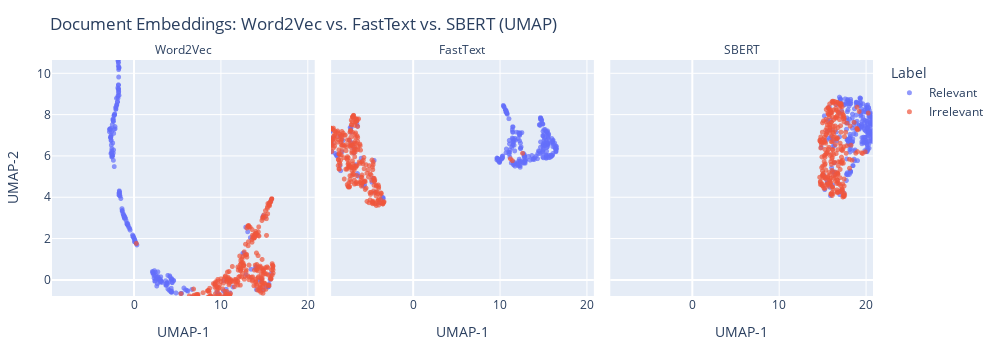

Notebook cell for this chart:
### Markdown cell above
**UMAP Scatterplot (Faceted)**

### Code cell
# Axis scaling for comparability
x_min, x_max = df_plot["x"].quantile([0.01, 0.99])
y_min, y_max = df_plot["y"].quantile([0.01, 0.99])

fig = px.scatter(
    df_plot,
    x="x", y="y",
    color="Label",
    facet_col="Model",
    opacity=0.7,
    title="Document Embeddings: Word2Vec vs. FastText vs. SBERT (UMAP)",
    labels={"x": "UMAP-1", "y": "UMAP-2"},
    width=1000, height=350
)
fig.for_each_annotation(lambda a: a.update(text=a.text.split("=")[-1]))
fig.update_traces(marker=dict(size=5))
fig.update_xaxes(range=[x_min, x_max])
fig.update_yaxes(range=[y_min, y_max])
fig.update_layout(margin=dict(l=20, r=20, t=60, b=20), legend_title="Label")

fig.write_html(BASE_DIR / "reports/embeddings_umap_comparison.html", include_plotlyjs="cdn")
display(fig)

### Figure 1 — Plotly figure (JSON) as saved in the notebook; plotly's stock layout.template omitted (floating-point values rounded to 4 significant figures; data arrays with more than 128 entries replaced by an {"elided": "..."} marker saying what was removed)
{"data": [{"hovertemplate": "Label=Relevant<br>Model=Word2Vec<br>UMAP-1=%{x}<br>UMAP-2=%{y}<extra></extra>", "legendgroup": "Relevant", "marker": {"color": "#636efa", "opacity": 0.7, "size": 5, "symbol": "circle"}, "mode": "markers", "name": "Relevant", "showlegend": true, "type": "scattergl", "x": {"elided": "250 float values"}, "xaxis": "x", "y": {"elided": "250 float values"}, "yaxis": "y"}, {"hovertemplate": "Label=Relevant<br>Model=FastText<br>UMAP-1=%{x}<br>UMAP-2=%{y}<extra></extra>", "legendgroup": "Relevant", "marker": {"color": "#636efa", "opacity": 0.7, "size": 5, "symbol": "circle"}, "mode": "markers", "name": "Relevant", "showlegend": false, "type": "scattergl", "x": {"elided": "250 float values"}, "xaxis": "x2", "y": {"elided": "250 float values"}, "yaxis": "y2"}, {"hovertemplate": "Label=Relevant<br>Model=SBERT<br>UMAP-1=%{x}<br>UMAP-2=%{y}<extra></extra>", "legendgroup": "Relevant", "marker": {"color": "#636efa", "opacity": 0.7, "size": 5, "symbol": "circle"}, "mode": "markers", "name": "Relevant", "showlegend": false, "type": "scattergl", "x": {"elided": "250 float values"}, "xaxis": "x3", "y": {"elided": "250 float values"}, "yaxis": "y3"}, {"hovertemplate": "Label=Irrelevant<br>Model=Word2Vec<br>UMAP-1=%{x}<br>UMAP-2=%{y}<extra></extra>", "legendgroup": "Irrelevant", "marker": {"color": "#EF553B", "opacity": 0.7, "size": 5, "symbol": "circle"}, "mode": "markers", "name": "Irrelevant", "showlegend": true, "type": "scattergl", "x": {"elided": "250 float values"}, "xaxis": "x", "y": {"elided": "250 float values"}, "yaxis": "y"}, {"hovertemplate": "Label=Irrelevant<br>Model=FastText<br>UMAP-1=%{x}<br>UMAP-2=%{y}<extra></extra>", "legendgroup": "Irrelevant", "marker": {"color": "#EF553B", "opacity": 0.7, "size": 5, "symbol": "circle"}, "mode": "markers", "name": "Irrelevant", "showlegend": false, "type": "scattergl", "x": {"elided": "250 float values"}, "xaxis": "x2", "y": {"elided": "250 float values"}, "yaxis": "y2"}, {"hovertemplate": "Label=Irrelevant<br>Model=SBERT<br>UMAP-1=%{x}<br>UMAP-2=%{y}<extra></extra>", "legendgroup": "Irrelevant", "marker": {"color": "#EF553B", "opacity": 0.7, "size": 5, "symbol": "circle"}, "mode": "markers", "name": "Irrelevant", "showlegend": false, "type": "scattergl", "x": {"elided": "250 float values"}, "xaxis": "x3", "y": {"elided": "250 float values"}, "yaxis": "y3"}], "layout": {"annotations": [{"font": {}, "showarrow": false, "text": "Word2Vec", "x": 0.16, "xanchor": "center", "xref": "paper", "y": 1, "yanchor": "bottom", "yref": "paper"}, {"font": {}, "showarrow": false, "text": "FastText", "x": 0.5, "xanchor": "center", "xref": "paper", "y": 1, "yanchor": "bottom", "yref": "paper"}, {"font": {}, "showarrow": false, "text": "SBERT", "x": 0.84, "xanchor": "center", "xref": "paper", "y": 1, "yanchor": "bottom", "yref": "paper"}], "height": 350, "legend": {"title": {"text": "Label"}, "tracegroupgap": 0}, "margin": {"b": 20, "l": 20, "r": 20, "t": 60}, "title": {"text": "Document Embeddings: Word2Vec vs. FastText vs. SBERT (UMAP)"}, "width": 1000, "xaxis": {"anchor": "y", "domain": [0, 0.32], "range": [-9.441, 20.8], "title": {"text": "UMAP-1"}}, "xaxis2": {"anchor": "y2", "domain": [0.34, 0.66], "matches": "x", "range": [-9.441, 20.8], "title": {"text": "UMAP-1"}}, "xaxis3": {"anchor": "y3", "domain": [0.68, 1.0], "matches": "x", "range": [-9.441, 20.8], "title": {"text": "UMAP-1"}}, "yaxis": {"anchor": "x", "domain": [0, 1], "range": [-0.7803, 10.64], "title": {"text": "UMAP-2"}}, "yaxis2": {"anchor": "x2", "domain": [0, 1], "matches": "y", "range": [-0.7803, 10.64], "showticklabels": false}, "yaxis3": {"anchor": "x3", "domain": [0, 1], "matches": "y", "range": [-0.7803, 10.64], "showticklabels": false}}}
